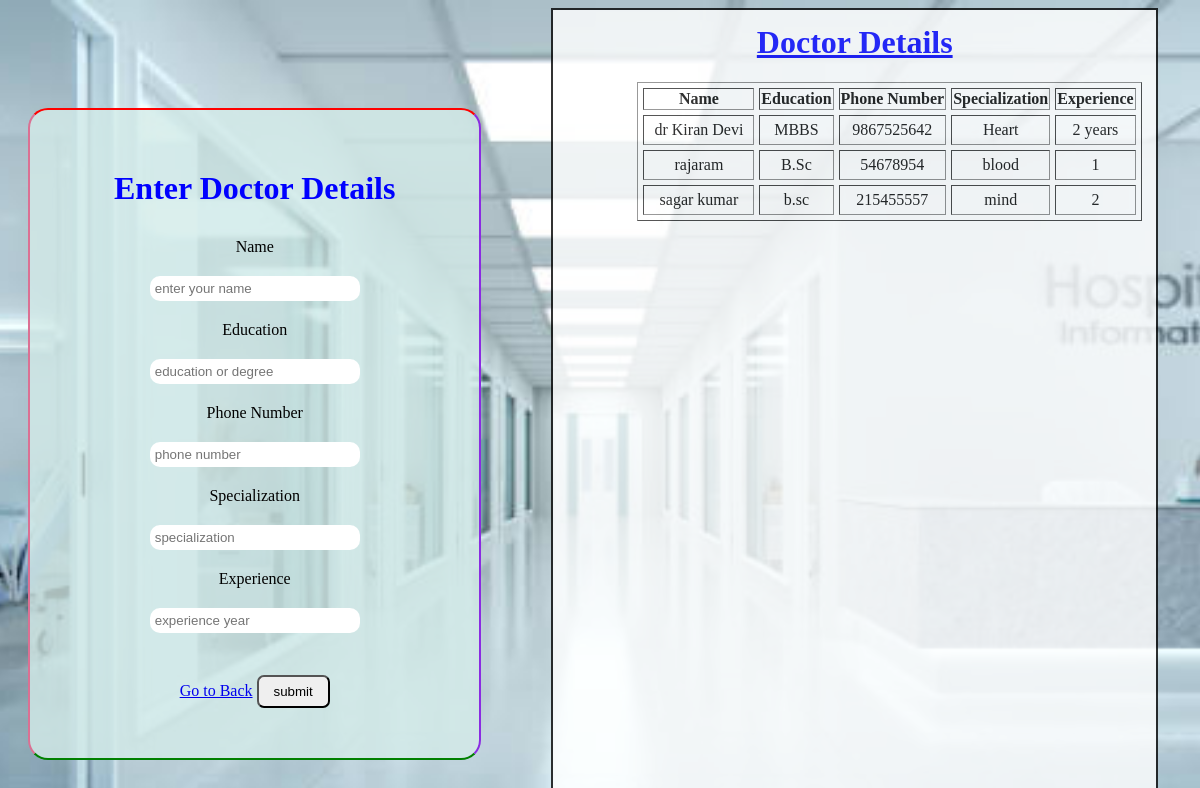
Page /doctor_page/ on the committed database.
### app/models.py (models this page shows)
class doctor_model(models.Model):
    doc_name=models.CharField(max_length=40)
    doc_education=models.CharField(max_length=50)
    doc_phone_number=models.PositiveIntegerField()
    doc_specialization=models.CharField(max_length=50)
    doc_experience=models.CharField(max_length=50)

### app/views.py (the view, shortened to what this page needs)
# urls.py: path('doctor_page/',doctor_detail.as_view(),name="doctor_url" ),
class doctor_detail(View):
    def get(self,request):
        data=doctor_model.objects.all()
        context={"data":data}
        return render(request,"doctor_detail.html",context)

### app/templates/doctor_detail.html (shortened to what this page needs)
<!DOCTYPE html>
{% load static %}
<html lang="en">
<head>
</head>
<body>
<div class="container">
        <div class="left">
            <form method="POST">
            <h1>Enter Doctor Details</h1>
            <label for="">Name</label>
            <input type="text" name="name_form" placeholder="enter your name"><br>
            <label for="">Education</label>
            <input type="text" name="education_form" placeholder="education or degree"><br>
            <label for="">Phone Number</label>
            <input type="text" name="number_form" placeholder="phone number"><br>
            <label for="">Specialization</label>
            <input type="text" name="specialization_form" placeholder="specialization"><br>
            <label for="">Experience</label>
            <input type="text" name="experience_form" placeholder="experience year"><br>
            <a href="{% url 'homepage' %}">Go to Back</a>
            <button type="submit">submit</button>
            </form>
        </div>
        <div class="right">
            <h1><u> Doctor Details</u></h1>
            <table border=1 cellspacing="5">
                <tr>
                    <th>Name</th>
                    <th>Education</th>
                    <th>Phone Number</th>
                    <th>Specialization</th>
                    <th>Experience</th>
                </tr>
                {% for i in data %}
                <tr>
                    <td>{{i.doc_name}}</td>
                    <td>{{i.doc_education}}</td>
                    <td>{{i.doc_phone_number}}</td>
                    <td>{{i.doc_specialization}}</td>
                    <td>{{i.doc_experience}}</td>
                </tr>
                {% endfor %}
            </table>
        </div>
    </div>
</body>
</html>

### rows in the picture
doctor_model: doc_name "dr Kiran Devi", doc_education "MBBS", doc_phone_number "9867525642", doc_specialization "Heart", doc_experience "2 years"
doctor_model: doc_name "rajaram", doc_education "B.Sc", doc_phone_number "54678954", doc_specialization "blood", doc_experience "1"
doctor_model: doc_name "sagar kumar", doc_education "b.sc", doc_phone_number "215455557", doc_specialization "mind", doc_experience "2"
